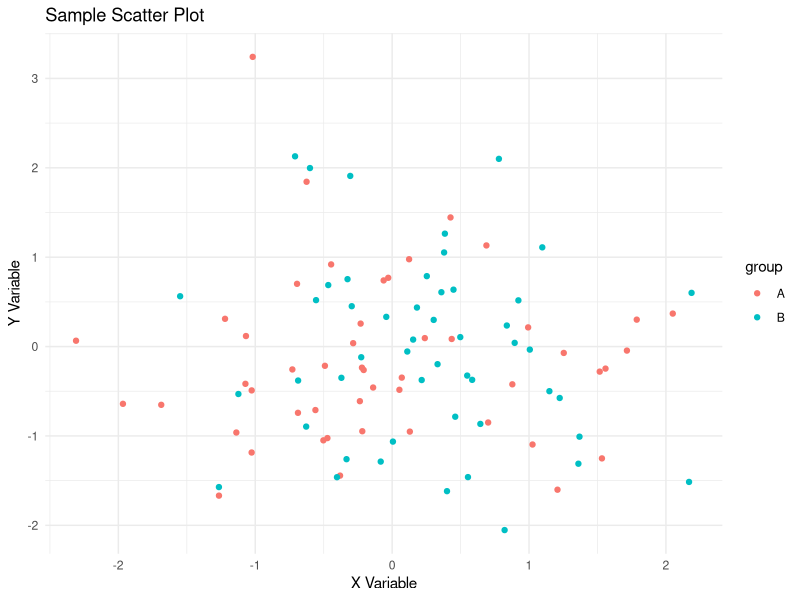
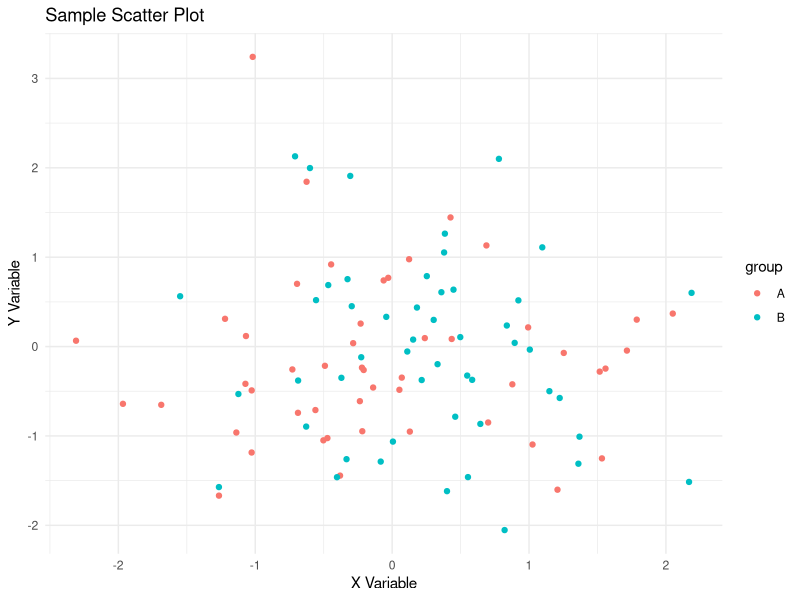

R code for these plots, in order:
## ---- chunk 1
#| include: false
root <- "C:/Users/mpfol/OneDrive/Documents/GitHub/ds_lab"
## ---- chunk 2
#| label: r-analysis
#| echo: true
# Load required packages
library(ggplot2)

# Generate sample data
set.seed(123)
df <- data.frame(
  x = rnorm(100),
  y = rnorm(100),
  group = sample(c("A", "B"), 100, replace = TRUE)
)

# Create a plot
p <- ggplot(df, aes(x = x, y = y, color = group)) +
  geom_point() +
  labs(title = "Sample Scatter Plot", x = "X Variable", y = "Y Variable") +
  theme_minimal()

print(p)

# Save the plot
ggsave("R/plot.png", p, width = 6, height = 4)

# Print summary
summary(df)
